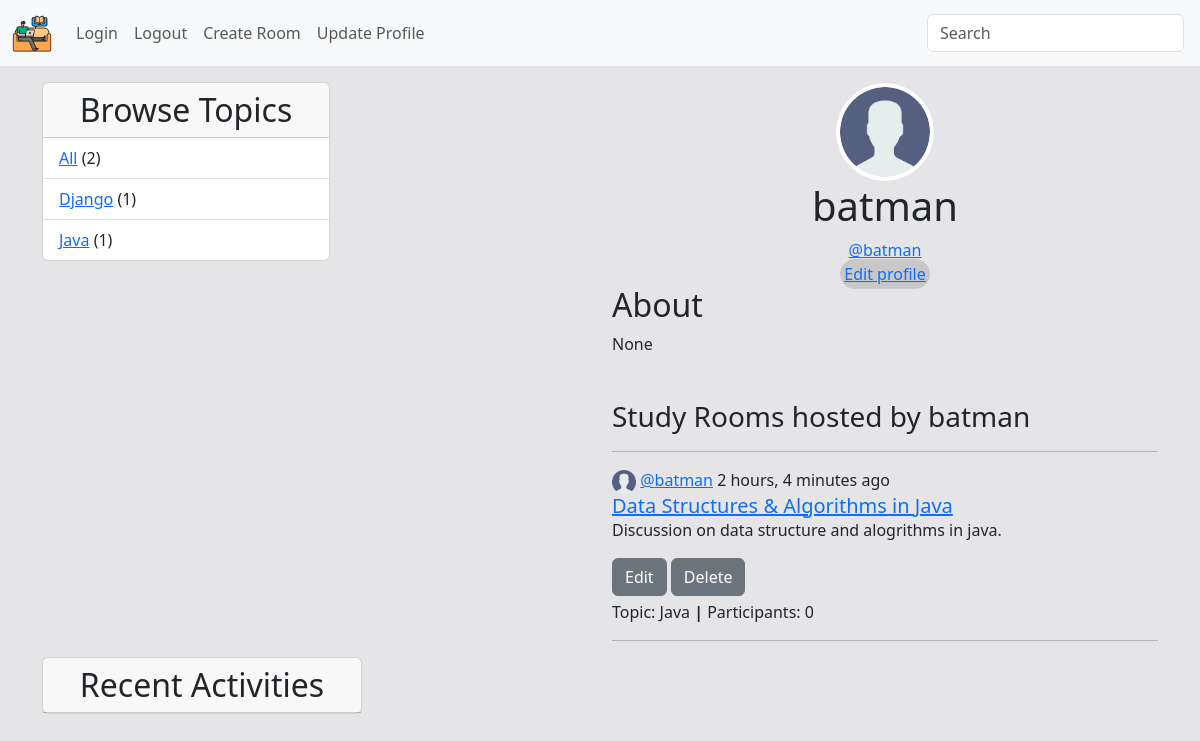
Screenshot of /profile/3/ with the database file from the repository.
### base/models.py (models this page shows, shortened)
class Topic(models.Model):
    name = models.CharField(max_length=200)

class User(AbstractUser):
    name = models.CharField(max_length=200, null=True)
    email = models.EmailField(unique=True, null=True)
    bio = models.TextField(null=True)
    avatar = models.ImageField(null=True, default='user.png')
    USERNAME_FIELD = 'username'
    REQUIRED_FIELDS = []
    def __str__(self):
        return self.username

class Room(models.Model):
    host = models.ForeignKey(User, on_delete=models.SET_NULL, null=True)
    topic = models.ForeignKey(Topic, on_delete=models.SET_NULL, null=True)
    name = models.CharField(max_length=200)
    description = models.TextField(null=True, blank=True)
    participants = models.ManyToManyField(User, related_name='participants', blank=True)
    updated = models.DateTimeField(auto_now=True)
    created = models.DateTimeField(auto_now_add=True)
    class Meta:
        ordering = ['-created', '-updated']

### base/views.py (the view)
# urls.py: path('profile/<str:pk>/', views.userProfile, name='profile'),
def userProfile(request, pk):
    user = User.objects.get(id=pk)
    rooms = user.room_set.all()
    allMessages = user.message_set.all()
    topics = Topic.objects.all()
    context = {'user': user, 'rooms': rooms, 'allMessages': allMessages, 'topics': topics}
    return render(request, 'base/profile.html', context)

### base/templates/base/profile.html
{% extends 'main.html' %}
{% block content %}
{% load static %}
<div class="row">
    <div class="col">
        {% include 'base/topic-component.html' %}
    </div>
    <div class="col-6">
        <div class="text-center">
        <img src="{{user.avatar.url}}" class="img-thumbnail" alt="user image" style="border-radius: 50%;"  width="100px">
        <h1>{{user.username}}</h1>
        <div><a href="{% url 'profile' user.id %}">@{{user}}</a></div>
        <span class="rounded-pill" style="text-decoration: none; background-color: rgb(200, 200, 200); padding: 4px;"><a href="{% url 'update-profile'%}">Edit profile</a></span>
        </div>
        <h2>About</h2>
        <p>{{user.bio}}</p>
        <br>
        <div>
            <h2>
                <small>Study Rooms hosted by {{user.username}}</small>
            </h2>
            <hr>
            {% include 'base/feed-component.html' %}
            </div>
    </div>
    <div class="col">
        {% include 'base/activity-component.html' %}
    </div>
</div>
{% endblock content %}

### base/templates/base/topic-component.html
<div class="card" style="width: 18rem;">
    <h2 class="card-header text-center">
        Browse Topics
    </h2>
    <ul class="list-group list-group-flush">
        <li class="list-group-item"><a href="{% url 'home' %}">All</a> <span>({{topics.count}})</span></li>
        {% for topic in topics %}
        <li class="list-group-item"><a href="{% url 'home' %}?q={{topic.name}}">{{topic.name}}</a> <span>({{topic.room_set.all.count}})</span></li>
        {% endfor %}
    </ul>
  </div>

### base/templates/base/feed-component.html
{% load static %}
{% for room in rooms %}
    <span class="card-text">
      <a class="navbar-brand" href="#">
        <img src="{{room.host.avatar.url}}" alt="pic" height="24">
      </a>
      <span><a href="{% url 'profile' room.host.id %}">@{{room.host.username}}</a>  {{room.created|timesince}} ago</span>
    </span>
    <div class="card-body">
      <h5 class="card-title"><a href="{% url 'room' room.id %}">{{room.name}}</a></h5>
      <p class="card-text">{{room.description|slice:150}}</p>
      <div style="margin-bottom: 4px;">
      <a href="{% url 'update-room' room.id %}" class="btn btn-secondary">Edit</a>
      <a href="{% url 'delete-room' room.id %}" class="btn btn-secondary">Delete</a>
    </div>
      <span>Topic: {{room.topic.name}} <b>|</b> </span>
      <span>Participants: {{room.participants.all.count}}</span>
      <hr>
    </div>
  {% endfor %}

### static/style/main.css (style rules this page uses)
body { background-color: rgb(229, 229, 231); }

### rows the page displays
Topic: name "Django", room_set.all.count "1"
Topic: name "Java", room_set.all.count "1"
User: avatar (placeholder picture), username "batman", bio "None"
Room: host.avatar (placeholder picture), host.username "batman", created "2 hours, 4 minutes", name "Data Structures & Algorithms in Java", description "Discussion on data structure and alogrithms in java.", topic.name "Java", participants.all.count "0"

### other values shown
{{ topics.count }} "2"
